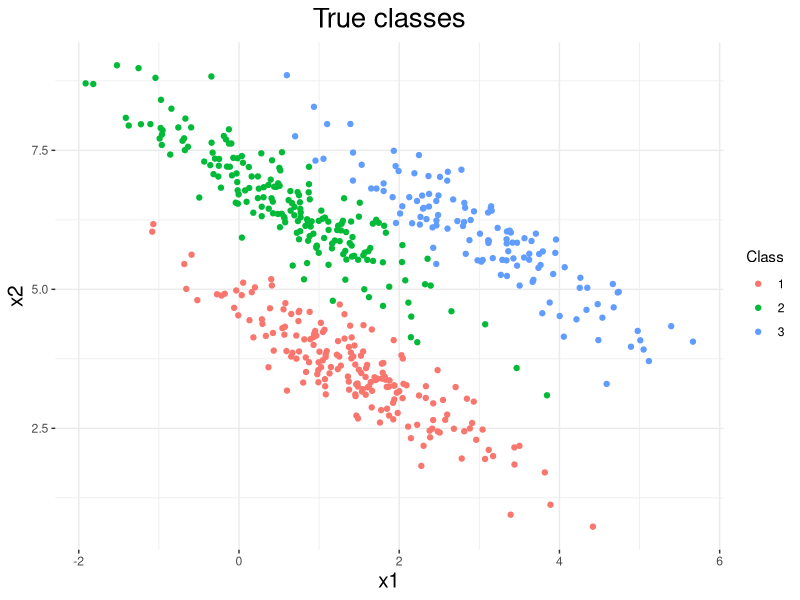
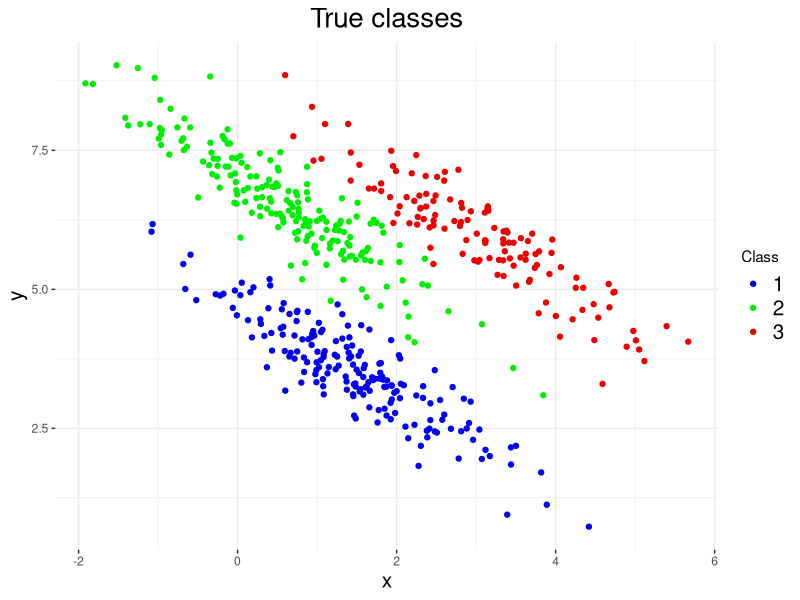
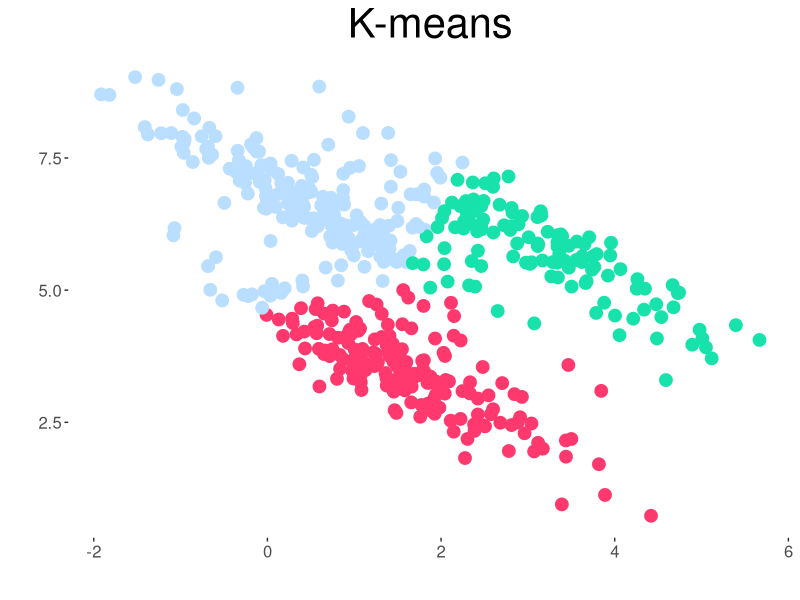
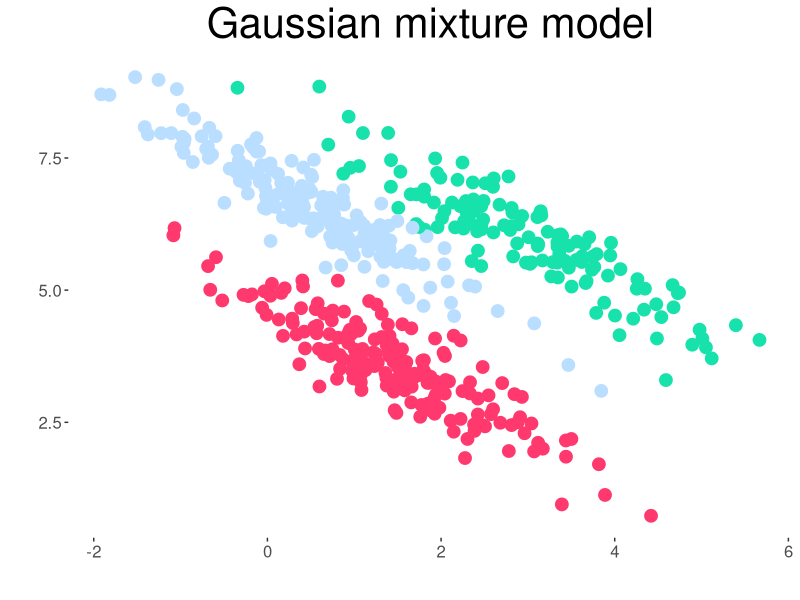

These charts were generated, in order, by the following R code:
library(mvtnorm)
library(ggplot2)

k <- 3
d <- 2
#w.true = rep(1/k,k) 
w.true = c(.35,.35,0.3)
mu.true     = matrix(ncol = d, nrow = k)
mu.true[1,] = c(1.5,3.5)   
mu.true[2,] = c(0.5,6.6)   
mu.true[3,] = c(3,6)   
Sigma.true  = list()
Sigma.true[[1]] = matrix(c(1,-0.9,-0.9,1),ncol = d, nrow = d)   
Sigma.true[[2]] = matrix(c(1,-.9,-.9,1),ncol = d, nrow = d)   
Sigma.true[[3]] = matrix(c(1,-.9,-.9,1),ncol = d, nrow = d)

n  = 500
cc = sample(1:3, n, replace=T, prob=w.true)
x <- matrix(ncol = d, nrow = n)
for(i in 1:n){
  set.seed(i)
  x[i,] = rmvnorm(1, mu.true[cc[i],], Sigma.true[[cc[i]]])
}


df_X <- data.frame(x1 = x[,1], x2 = x[,2], class = cc)

ggplot(data = df_X) + 
  geom_point(aes(x = x1, y = x2, color = as.factor(class))) + 
  labs(color = "Class", title = "True classes") + 
  theme_bw() + 
  theme(plot.title = element_text(color = "black",
                                  size = 20,hjust=0.5),
        axis.title.x = element_text(size = 15),  
        axis.title.y = element_text(size = 15),
        panel.border = element_blank(),  
        panel.spacing = unit(0, "lines"))

#-------------K-means---------------
k_means <- kmeans(x,centers = k)
class_k <- k_means$cluster
df_X$class_kmeans <- class_k

#-------------EM-----------------
res_em <- list()
QQ <- c()
for (em_n in 1:10) {
  mu <-  rmvnorm(k, apply(x,2,mean), var(x)) 
  
  sigma <- list()
  sigma[[1]] <- var(x)
  sigma[[2]] <- var(x)
  sigma[[3]] <- var(x)
  
  w <- rep(1,k)/k
  
  histt <- list()
  Q <- c()
  for (i in 1:20) {
    v <- matrix(ncol = k,nrow = n)
    for(kk in 1:k){
      v[,kk] <- log(w[kk]) + 
        dmvnorm(x, mean = mu[kk,], 
                sigma = sigma[[kk]], log = TRUE)
    }
    for(nn in 1:n){
      v[nn,] = exp(v[nn,] - max(v[nn,]))/
        sum(exp(v[nn,] - max(v[nn,])))  #Go from logs to actual weights in a numerically stable manner
    }
    #v <- t(apply(v, 1, function(x) x/sum(x)))
    w <- colMeans(v)
    
    mu <- matrix(ncol = d, nrow = k)
    for(kk in 1:k){
      mu[kk,] <- colSums(v[,kk] * x)/sum(v[,kk])
    }
    sigma <- list()
    for (kk in 1:k) {
      sigma[[kk]] <- matrix(0,ncol = d,nrow = d)
      for(nn in 1:n){
        diff <- as.matrix(x[nn,] - mu[kk,])
        sigma[[kk]] <- sigma[[kk]] + v[nn, kk] * (diff %*% t(diff))
      }
      sigma[[kk]] <- sigma[[kk]] / sum(v[,kk])
    }
    
    
    QQn = 0
    for(nn in 1:n){
      for(kk in 1:k){
        QQn = QQn + v[nn,kk]*(log(w[kk]) + 
                                dmvnorm(x[nn,],mu[kk,],sigma[[kk]],log=TRUE))
      }
    }
    
    Q[i] <- QQn
    histt[[i]] <- list(sigma = sigma, w = w, mu = mu,v = v)
  }
  res_em[[em_n]] <- histt
  QQ[em_n] <- QQn
}



v <- res_em[[which.max(QQ)]][[20]]$v
class_em <- apply(v, 1, which.max) 
df_X$class_em <- class_em
#--------------------------------------------


ggplot(data = df_X) + 
  geom_point(aes(x = x1, y = x2, color = as.factor(class))) + 
  labs(color = "Class", title = "True classes",
       x = "x", y = "y") + 
  theme_bw() + 
  theme(plot.title = element_text(color = "black",
                                  size = 20,hjust=0.5),
        axis.title.x = element_text(size = 15),  
        axis.title.y = element_text(size = 15),
        panel.border = element_blank(),  
        panel.spacing = unit(0, "lines"),
        legend.text=element_text(size = 15)) + 
  scale_color_manual(values = c("blue2","green2","red2"))


ggplot(data = df_X) + 
  geom_point(aes(x = x1, y = x2,
                 color = as.factor(class_kmeans )),
             size = 4) + 
  labs(color = "Class", title = "K-means",
       x = "", y = "") + 
  theme_bw() + 
  theme(plot.title = element_text(color = "black",
                                  size = 30,hjust=0.5),
        axis.title.x = element_text(size = 20),  
        axis.title.y = element_text(size = 20),
        axis.text.x = element_text(size = 12),
        axis.text.y = element_text(size = 12),
        panel.border = element_blank(),  
        panel.spacing = unit(0, "lines"),
        legend.text = element_text(size = 20),
        legend.title = element_text(size = 20),
        legend.position = "none",
        panel.grid.major = element_blank(),  # Eliminar rejillas principales
        panel.grid.minor = element_blank())+ 
  scale_color_manual(values = c("#18E2AC","#B9DEFF","#FF396E"))


ggplot(data = df_X) + 
  geom_point(aes(x = x1, y = x2, color = as.factor(class_em)),
             size = 4) + 
  labs(color = "Class", title = "Gaussian mixture model",
       x = "", y = "") +
  theme_bw() + 
  theme(plot.title = element_text(color = "black",
                                  size = 30,hjust=0.5),
        axis.title.x = element_text(size = 20),  
        axis.title.y = element_text(size = 20),
        axis.text.x = element_text(size = 12),
        axis.text.y = element_text(size = 12),
        panel.border = element_blank(),  
        panel.spacing = unit(0, "lines"),
        legend.text = element_text(size = 20),
        legend.title = element_text(size = 20),
        legend.position = "none",
        panel.grid.major = element_blank(),  # Eliminar rejillas principales
        panel.grid.minor = element_blank())+ 
  scale_color_manual(values = c("#B9DEFF","#FF396E","#18E2AC"))

